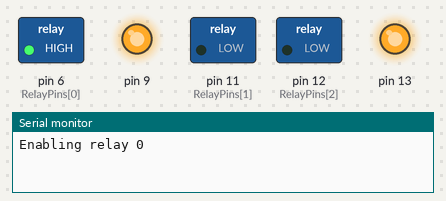
Simulated run of this sketch. Board: Arduino Uno, built with avr-gcc and run on an emulated ATmega328P. Parts: switched loads named in the sketch (green lamp = pin HIGH), output pins drawn as LEDs (lit = HIGH), the last lines printed to the serial monitor.

Above: at 0.1 s.
At 3.1 s:
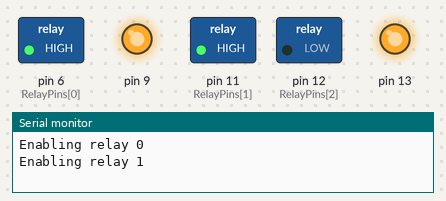
At 6.1 s:
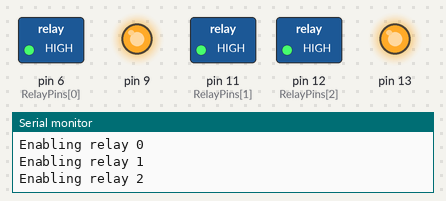
At 12.1 s:
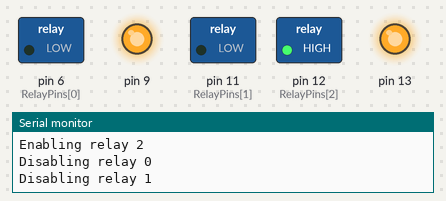
At 15.1 s:
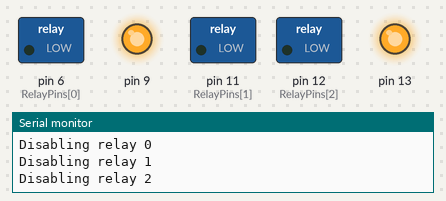
At 37.1 s:
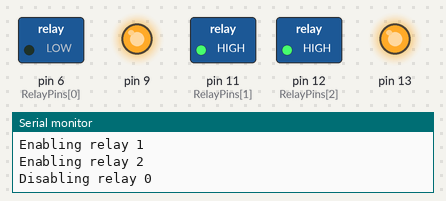
Timing chart, 0 to 38.6 s (numbered marks = the images above):
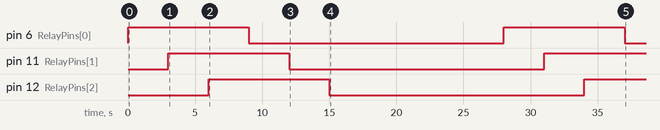

The sketch:

test_relay_ports.ino
```cpp
byte NumberOfRelays = 3;
const byte RelayPins[] = {6, 11, 12};
const long relaydelay = 3000;

void setup() {
  // put your setup code here, to run once:
  Serial.begin(115200);
  for (int i = 0; i < NumberOfRelays; i++) {
    pinMode(RelayPins[i], OUTPUT);
  }
  pinMode(13, OUTPUT);
  pinMode(9 , OUTPUT);
  digitalWrite(13, HIGH);
  digitalWrite(9, HIGH);
}

void loop() {
  // put your main code here, to run repeatedly:
  for (int i = 0; i < NumberOfRelays; i++) {
    Serial.println("Enabling relay " + String(i));
    digitalWrite(RelayPins[i], HIGH);
    delay(relaydelay);
  }
  for (int i = 0; i < NumberOfRelays; i++) {
    Serial.println("Disabling relay " + String(i));
    digitalWrite(RelayPins[i], LOW);
    delay(relaydelay);
  }
  delay(10000);
}
```

Measured:
- by itself, pin 6 (RelayPins[0]): alternates HIGH for 9.0 s and LOW for 19.0 s
- by itself, pin 11 (RelayPins[1]): LOW → HIGH at 3.0 s, → LOW 9.0 s later, → HIGH 19.0 s later
- by itself, pin 12 (RelayPins[2]): LOW → HIGH at 6.0 s, → LOW 9.0 s later, → HIGH 19.0 s later
